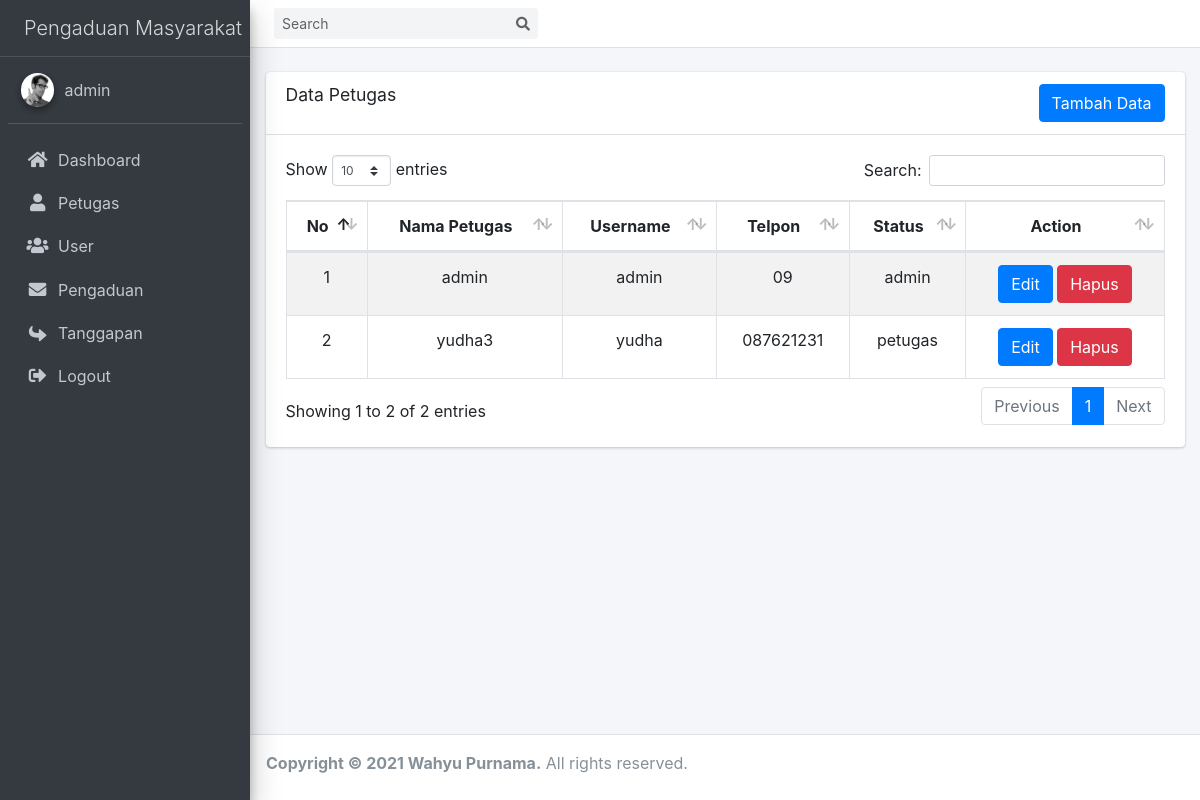
/index.php?page=petugas (signed in), run on the app's committed database.
### tables this page shows
CREATE TABLE `petugas` (
  `id_petugas` int(11) NOT NULL,
  `nama_petugas` varchar(50) NOT NULL,
  `username` varchar(50) NOT NULL,
  `password` varchar(255) NOT NULL,
  `telp` varchar(14) NOT NULL,
  `level` enum('admin','petugas') NOT NULL
);

### model/Database.php (called while the page is built, shortened)
<?php
class Database
{
    private $hs = 'localhost';
    private $us = 'wahyu';
    private $pw = 'wahyup';
    private $db = 'ukk_pengaduan';
    public function conn()
    {
        $return = mysqli_connect($this->hs,$this->us,$this->pw,$this->db);
        return $return;
    }
}

### model/Petugas.php (called while the page is built, shortened)
<?php
class Petugas extends Database
{
    private $db;
    public function __construct()
    {
        $this->db = $this->conn();
    }
    public function getData()
    {
        $sql = "SELECT * FROM petugas";
        $data = $this->db->query($sql);
        if ($data->num_rows > 0) {
            while ($d = $data->fetch_assoc()) {
                $hasil[] = $d;
            }
            return $hasil;
        }else{
            return $hasil = [];
        }
    }
}

### views/petugas.php (the view, shortened to what this page needs)
<?php
    $p = new Petugas();
    $data = $p->getData();
?>
<br>
<div class="card ">
  <div class="card-header ">
    <h3 class="card-title">Data Petugas</h3>
    <div class="d-flex justify-content-end">
        <button type="button" class="btn btn-primary" data-toggle="modal" data-target="#modal-default">Tambah Data </button>
    </div>
  </div>
  <div class="card-body">
    <table id="example2" class="table table-bordered table-striped text-center">
      <thead>
      <tr>
        <th>No</th>
        <th>Nama Petugas</th>
        <th>Username</th>
        <th>Telpon</th>
        <th>Status</th>
        <th>Action</th>
      </tr>
      </thead>
      <tbody>
          <?php $i = 1 ?>
          <?php foreach ($data as $d): ?>
              <tr>
                <td><?php echo $i++ ?></td>
                <td><?php echo $d['nama_petugas'] ?> </td>
                <td><?php echo $d['username'] ?></td>
                <td><?php echo $d['telp'] ?></td>
                <td><?php echo $d['level'] ?></td>
                <td>
                    <a href="?page=edit-petugas&id=<?php echo $d['id_petugas'] ?>" class="btn btn-primary">Edit</a>
                    <a href="?page=petugas&d-id=<?php echo $d['id_petugas'] ?>" class="btn btn-danger">Hapus</a>
                </td>
              </tr>
          <?php endforeach; ?>
      </tbody>
    </table>
  </div>
</div>

### data on the page
petugas: nama_petugas "admin", username "admin", telp "09", level "admin"
petugas: nama_petugas "yudha3", username "yudha", telp "087621231", level "petugas"

### other printed values
$_SESSION['user'] "admin"
